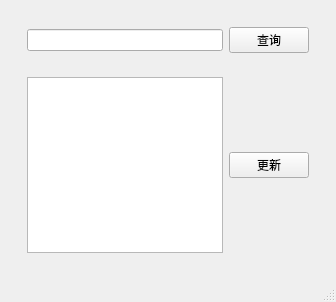
<?xml version="1.0" encoding="UTF-8"?>
<ui version="4.0">
 <class>MainWindow</class>
 <widget class="QMainWindow" name="MainWindow">
  <property name="geometry">
   <rect>
    <x>0</x>
    <y>0</y>
    <width>336</width>
    <height>302</height>
   </rect>
  </property>
  <property name="windowTitle">
   <string>MainWindow</string>
  </property>
  <widget class="QWidget" name="centralwidget">
   <layout class="QVBoxLayout" name="verticalLayout">
    <item>
     <widget class="QWidget" name="widget" native="true">
      <layout class="QVBoxLayout" name="verticalLayout_2">
       <item>
        <widget class="QWidget" name="widget_2" native="true">
         <layout class="QHBoxLayout" name="horizontalLayout">
          <item>
           <widget class="QLineEdit" name="findtxt"/>
          </item>
          <item>
           <widget class="QPushButton" name="find">
            <property name="text">
             <string>查询</string>
            </property>
           </widget>
          </item>
         </layout>
        </widget>
       </item>
       <item>
        <widget class="QWidget" name="widget_3" native="true">
         <layout class="QHBoxLayout" name="horizontalLayout_2">
          <item>
           <widget class="QTextEdit" name="cont"/>
          </item>
          <item>
           <widget class="QPushButton" name="refresh">
            <property name="text">
             <string>更新</string>
            </property>
           </widget>
          </item>
         </layout>
        </widget>
       </item>
      </layout>
     </widget>
    </item>
   </layout>
  </widget>
  <widget class="QMenuBar" name="menubar">
   <property name="geometry">
    <rect>
     <x>0</x>
     <y>0</y>
     <width>336</width>
     <height>17</height>
    </rect>
   </property>
  </widget>
  <widget class="QStatusBar" name="statusbar"/>
 </widget>
 <resources/>
 <connections/>
</ui>
